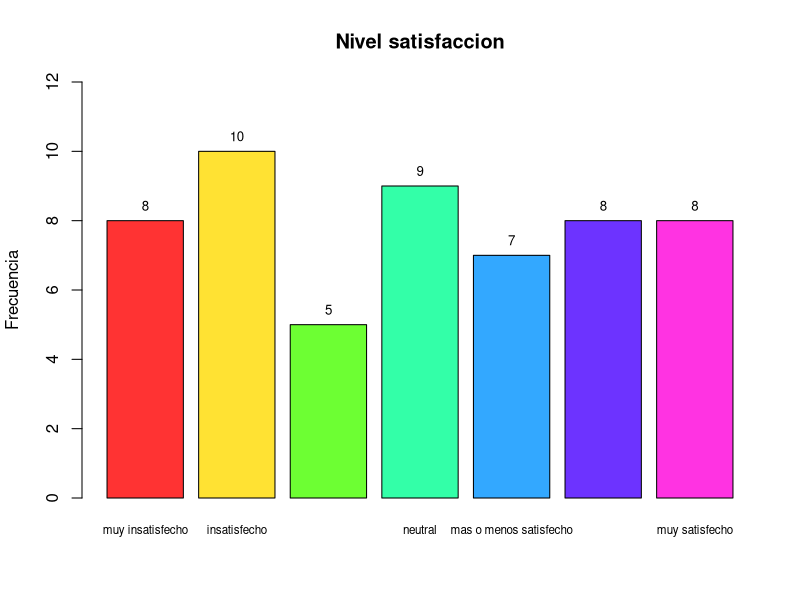
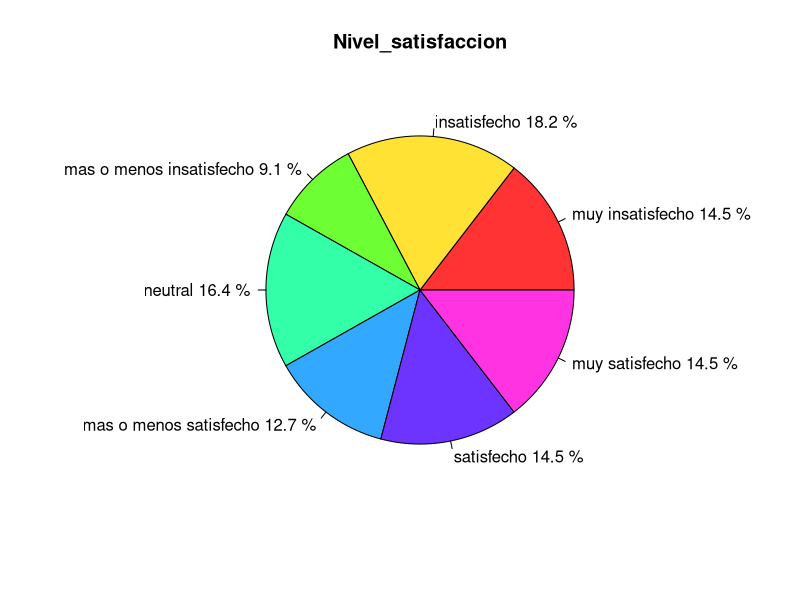

Generate these figures, in order, with R:
## ---- chunk 1
knitr::opts_chunk$set(echo = TRUE)
## ---- chunk 2
rm(list = ls())

## ---- chunk 3
Nivel_satisfaccion <- factor(c("satisfecho", "muy satisfecho", "muy insatisfecho", "neutral", "muy satisfecho",
"muy insatisfecho", "muy satisfecho", "insatisfecho", "muy insatisfecho", "insatisfecho", "muy satisfecho",
"insatisfecho", "muy satisfecho", "muy satisfecho", "mas o menos insatisfecho", "insatisfecho",
"satisfecho", "muy satisfecho", "neutral", "mas o menos insatisfecho", "muy insatisfecho",
"mas o menos satisfecho", "insatisfecho", "neutral", "mas o menos satisfecho", "satisfecho",
"mas o menos satisfecho", "satisfecho", "neutral", "satisfecho", "muy insatisfecho",
"muy insatisfecho", "neutral", "satisfecho", "insatisfecho", "mas o menos satisfecho",
"mas o menos insatisfecho", "muy insatisfecho", "neutral", "neutral", "satisfecho", "neutral",
"insatisfecho", "mas o menos insatisfecho", "mas o menos insatisfecho", "insatisfecho",
"mas o menos satisfecho", "satisfecho", "neutral", "insatisfecho", "insatisfecho", "muy insatisfecho",
"muy satisfecho", "mas o menos satisfecho", "mas o menos satisfecho"),
                levels=c("muy insatisfecho","insatisfecho","mas o menos insatisfecho", "neutral", "mas o menos satisfecho", "satisfecho", "muy satisfecho"),
                ordered=TRUE)
## ---- chunk 4
nivel_num <- as.numeric(Nivel_satisfaccion)
## ---- chunk 5
median(nivel_num)                      
levels(Nivel_satisfaccion)[median(nivel_num)]
## ---- chunk 6
quantile(nivel_num, probs=c(0.25,0.5,0.75))          # cuartiles en números
levels(Nivel_satisfaccion)[quantile(nivel_num, probs=c(0.25,0.5,0.75))]  # cuartiles como categorías
table(Nivel_satisfaccion)

freq_nivel <- table(Nivel_satisfaccion)
porc_nivel <- round(prop.table(freq_nivel)*100, 1)
## ---- chunk 7
mi_min <- names(freq_nivel)[which.min(freq_nivel)] 
(mi_min)
mi_max <- names(freq_nivel)[which.max(freq_nivel)] 
(mi_max)
## ---- chunk 8
bar_colors <- rainbow(length(freq_nivel), 0.8)

bp <- barplot(freq_nivel,
              col = bar_colors,
              main = "Nivel satisfaccion",
              xlab = "",
              ylab = "Frecuencia",
              ylim = c(0, max(freq_nivel)+2),
              cex.names = 0.7)

# Agregar valores encima de cada barra
text(bp, freq_nivel, labels = freq_nivel, pos = 3, cex = 0.8)


      
## ---- chunk 9
pie(freq_nivel,
    labels = paste(names(freq_nivel), porc_nivel, "%"),
    col = rainbow(length(freq_nivel), 0.8),
    main = "Nivel_satisfaccion")
